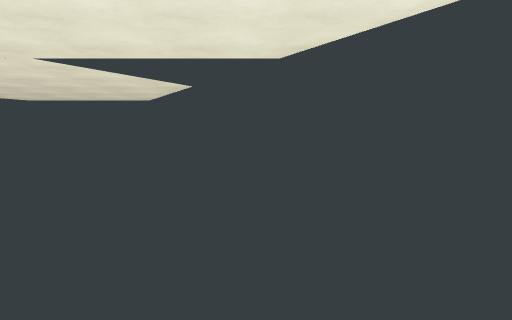
View 1 (above)

15 first-person views from a walk through a Godot game level. The camera is 1.2 m above the floor, tilts 4° down and sees 70° across. The floor is counted in squares, 2 m on a side. Each view is taken from the middle of a square. On the plan, view 1 faces up. The plan holds only what a view shows up to about 10 squares ahead; the rest is blank. The place goes on beyond the plan.

View 2
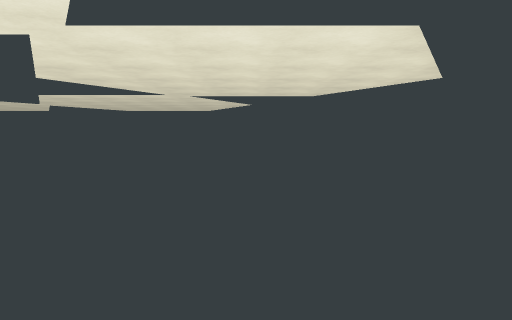

View 3
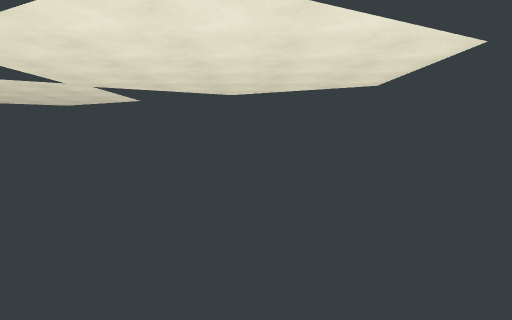

View 4
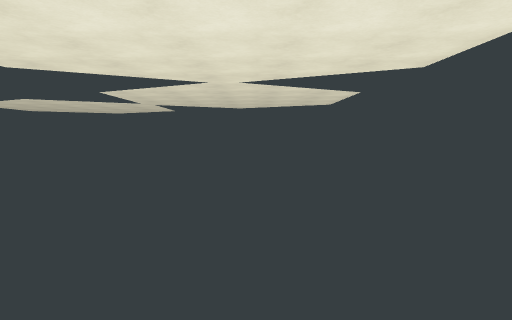

View 5
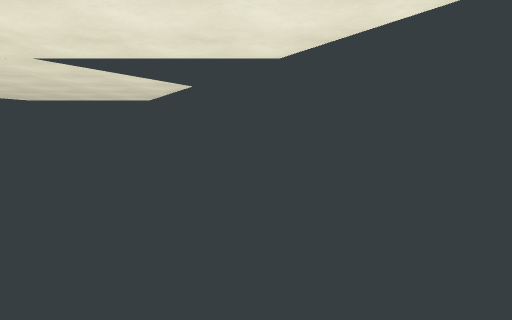

View 6
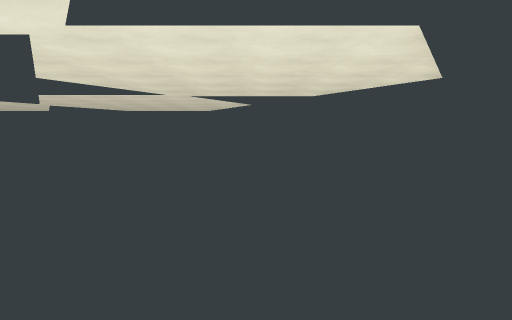

View 7
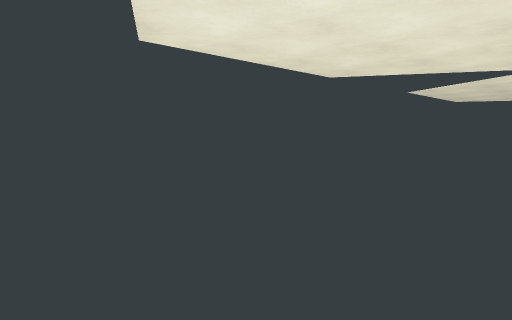

View 8
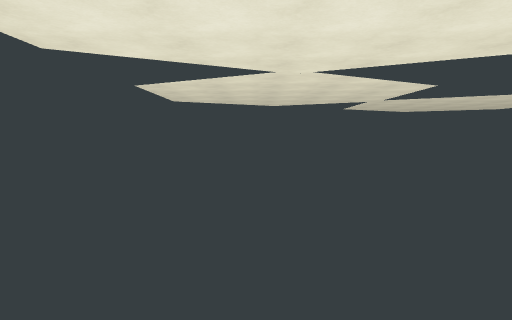

View 9
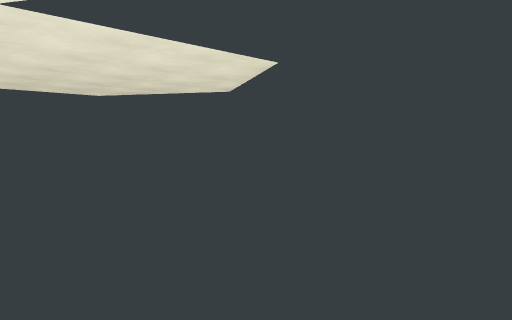

View 10
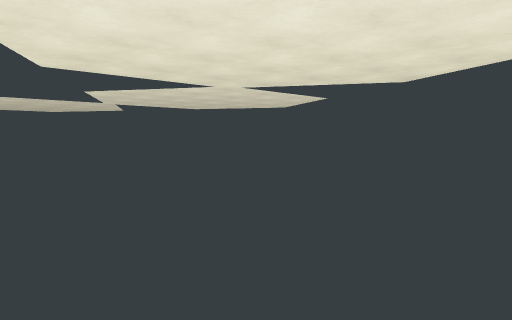

View 11
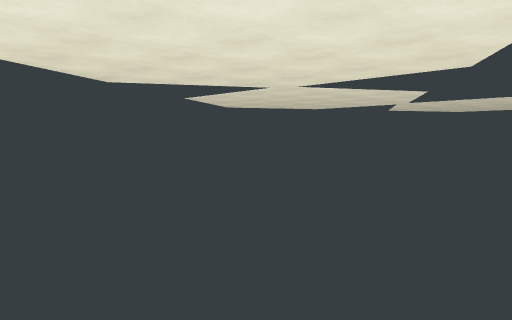

View 12
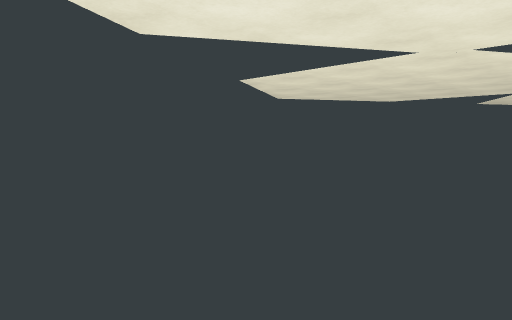

View 13
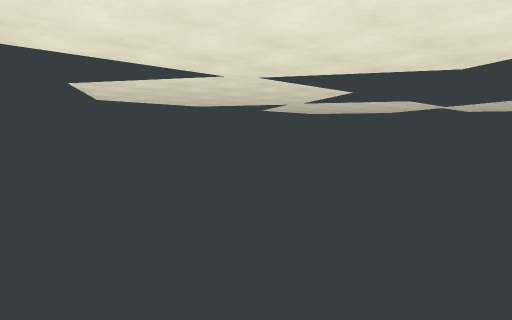

View 14
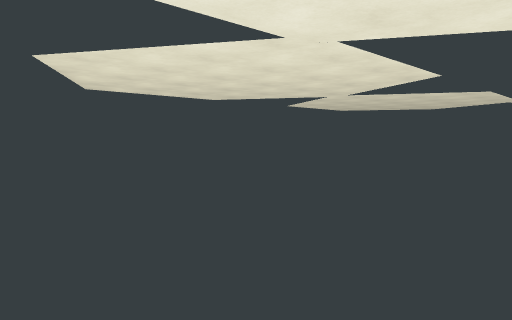

View 15
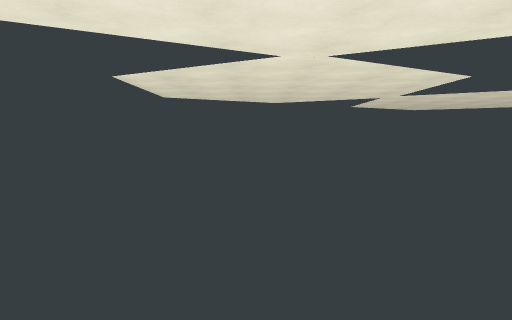

### Floor plan
Points are (right, up) in squares from view 1. A wall is a line through its corners. A room is listed if a view was taken in it or the views show most of it. See-through windows are left out.
Room 1 (views 1, 2, 3, 4, 5, 6, 7, 8, 9, 10, 11, 12, 13, 14, 15)
walls: (-11.7, 9.6) (-16.3, 1.5) (-11.7, -6.6) (-2.3, -6.6) (2.3, 1.5) (-2.3, 9.6) (-11.7, 9.6)

Positions as (right, up) in squares from view 1, and headings:
1: (0, 0), facing up
2: (-1, -4), facing up
3: (-9, -4), facing right
4: (-13, -4), facing right
5: (-14, 3), facing down
6: (-13, 7), facing down
7: (-13, 6), facing up-right
8: (-12, 7), facing right
9: (-11, 7), facing down-left
10: (-7, 9), facing down-left
11: (-7, 9), facing down-right
12: (-4, 8), facing down-right
13: (1, 3), facing down-left
14: (0, 1), facing down-left
15: (-3, -4), facing left
